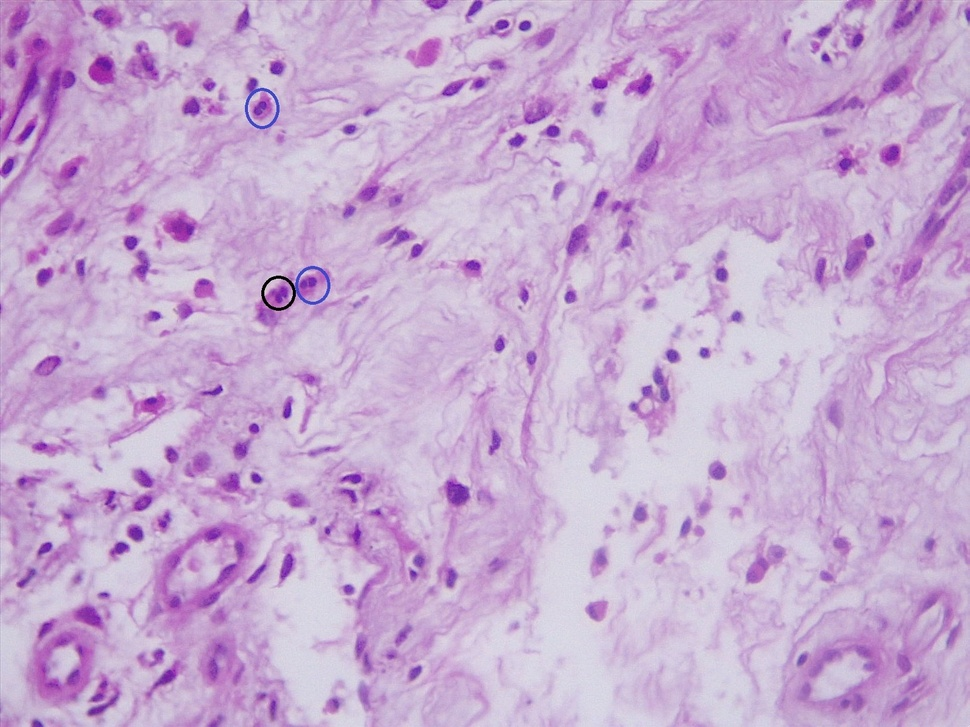
#> input picture dataset/labels/imagem 1.jpg, 970 x 727 px, shrunk from 1600 x 1200 before the run, found by its file name; its folder holds 4 pictures in this run
$ python extract_labels.py
#> lines starting #> are read from the running program, lines starting #| are printed output that depends on the picture; after the words box and inside, x2 and y2 are one past the last pixel; in counts of white or black regions, pixels touching at a corner belong together
import cv2
import os
import numpy as np

img_dir = "dataset/labels"  # imagens com círculos marcados
output_dir = "annotations_txt"
os.makedirs(output_dir, exist_ok=True)

# Azul específico: #4247C2 em BGR
target_bgr = np.array([194, 71, 66])
tolerance = 10

lower_bound = np.clip(target_bgr - tolerance, 0, 255)
upper_bound = np.clip(target_bgr + tolerance, 0, 255)

# Tamanho da bounding box centrada (ajustável)
box_size = 24  # pixels

for fname in os.listdir(img_dir):
    if not fname.endswith(".jpg"):
        continue

    img_path = os.path.join(img_dir, fname)
    img = cv2.imread(img_path)
#> img is the input picture: shape (727, 970, 3); mean B, G, R 209.7, 171.2, 199.4
    if img is None:
        print(f"Erro ao carregar imagem: {fname}")
        continue

    mask = cv2.inRange(img, lower_bound, upper_bound)
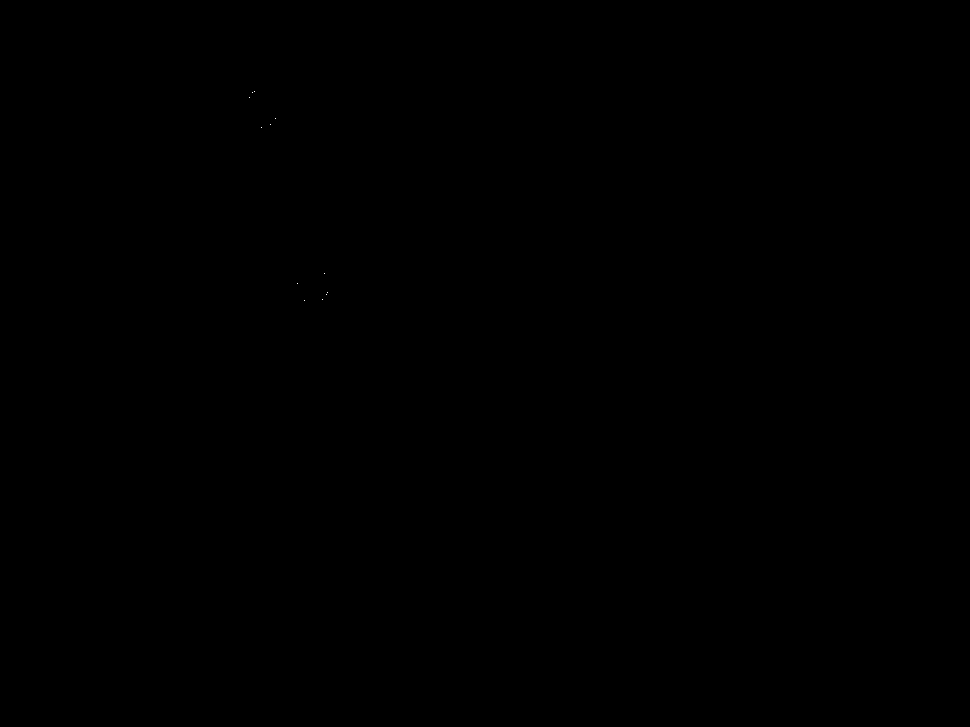
#> mask: shape (727, 970); 0% white in thin lines or dots, all inside (x1, y1, x2, y2) = (249, 91, 328, 301)
    contours, _ = cv2.findContours(mask, cv2.RETR_EXTERNAL, cv2.CHAIN_APPROX_SIMPLE)
#> contours = 12 contours, all with area under 20

    h, w = img.shape[:2]
#> h = 727; w = 970
    label_lines = []

    for cnt in contours:
        # Encontra o centro do círculo desenhado
        (cx, cy), radius = cv2.minEnclosingCircle(cnt)
        cx, cy = int(cx), int(cy)

        # Gera uma caixa pequena em torno do centro
        x1 = max(cx - box_size // 2, 0)
        y1 = max(cy - box_size // 2, 0)
        x2 = min(cx + box_size // 2, w - 1)
        y2 = min(cy + box_size // 2, h - 1)

        # Normaliza para formato YOLO
        x_center = ((x1 + x2) / 2) / w
        y_center = ((y1 + y2) / 2) / h
        width = (x2 - x1) / w
        height = (y2 - y1) / h

        label_lines.append(f"0 {x_center:.6f} {y_center:.6f} {width:.6f} {height:.6f}")
#> this loop made 12 passes
#> (cx, cy, x1, y1, x2, y2, x_center, y_center) on passes 1 to 12: (304, 300, 292, 288, 316, 312, 0.313, 0.413), (322, 299, 310, 287, 334, 311, 0.332, 0.411), (326, 294, 314, 282, 338, 306, 0.336, 0.404), (327, 292, 315, 280, 339, 304, 0.337, 0.402), (297, 283, 285, 271, 309, 295, 0.306, 0.389), (324, 273, 312, 261, 336, 285, 0.334, 0.376), (261, 127, 249, 115, 273, 139, 0.269, 0.175), (270, 124, 258, 112, 282, 136, 0.278, 0.171), (275, 118, 263, 106, 287, 130, 0.284, 0.162), (249, 97, 237, 85, 261, 109, 0.257, 0.133), (252, 92, 240, 80, 264, 104, 0.26, 0.127), (254, 91, 242, 79, 266, 103, 0.262, 0.125)
#> after the loop, label_lines = 12 items

    # Salva anotações
    txt_path = os.path.join(output_dir, fname.replace(".jpg", ".txt"))
    with open(txt_path, "w") as f:
        f.write("\n".join(label_lines))

    print(f"{fname}: {len(label_lines)} eosinófilos anotados")
#| imagem 1.jpg: 12 eosinófilos anotados
#> pass 3 of the loop `for fname in os.listdir(img_dir):`:
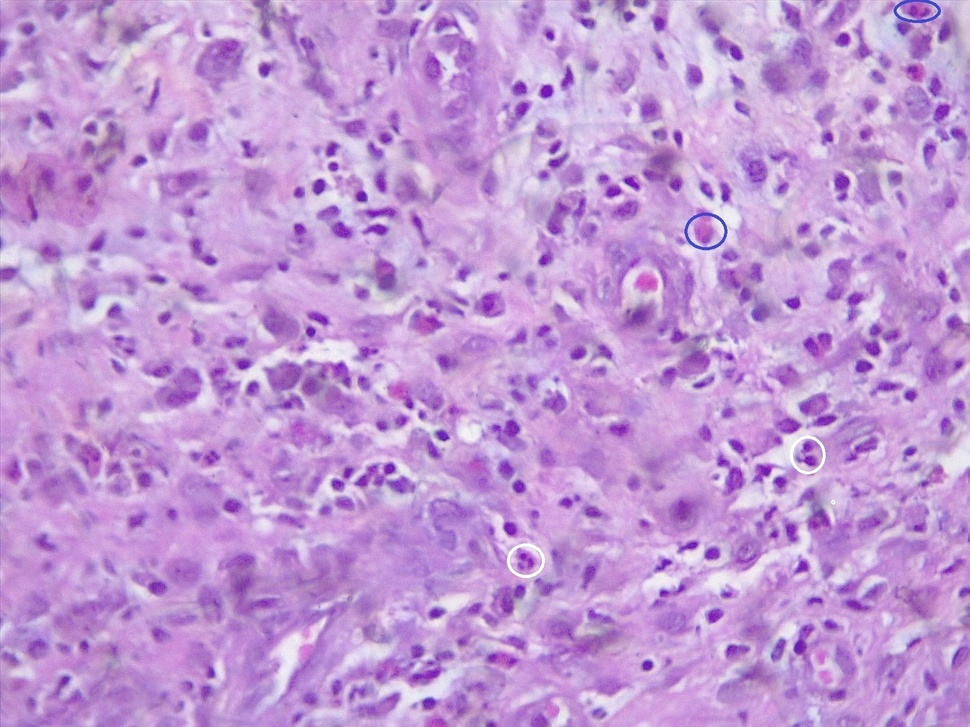
#> input picture dataset/labels/imagem 11.jpg, 970 x 727 px, shrunk from 1600 x 1200 before the run, found by its file name
#> img is the input picture: shape (727, 970, 3); mean B, G, R 213.1, 152.9, 194
#> `mask = cv2.inRange(img, lower_bound, upper_bound)`:
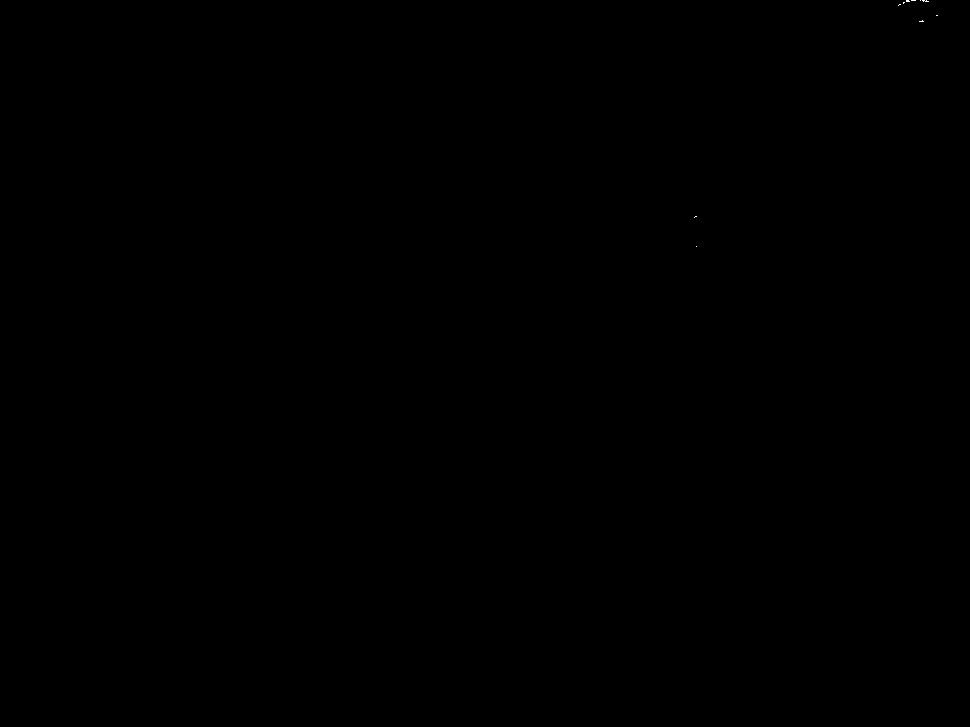
#> mask: shape (727, 970); 0.01% white in thin lines or dots, all inside (x1, y1, x2, y2) = (694, 0, 938, 247)
#> contours = 10 contours, all with area under 20
#> the loop `for cnt in contours:` made 10 passes
#> (cnt, cx, cy, radius, x1, y1, x2, y2) on passes 2 to 6: ([[695, 216], [694, 217], [695, 216], [696, 216]], 695, 216, 1.12, 683, 204, 707, 228), ([[922, 20], [921, 21], [919, 21], [923, 21]], 921, 21, 2, 909, 9, 933, 33), ([[936, 15], [937, 15]], 936, 15, 0.5, 924, 3, 948, 27), ([[899, 4], [898, 5], [899, 4], [900, 4]], 899, 4, 1.12, 887, 0, 911, 16), ([[903, 2], [903, 3], [904, 2]], 903, 2, 0.707, 891, 0, 915, 14)
#> after the loop `for cnt in contours:`: label_lines = 10 items
#| imagem 11.jpg: 10 eosinófilos anotados
#> the loop made 4 passes; the first 3 are shown
